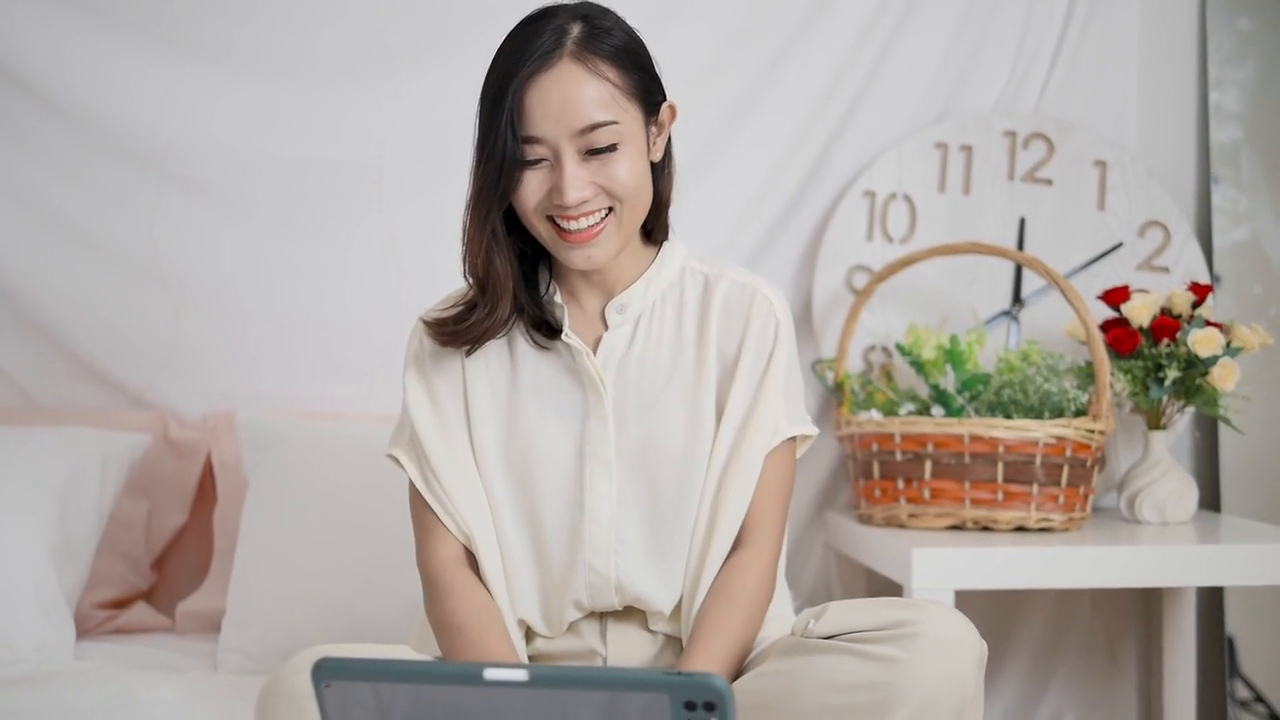
#> input picture frame 46 of talking.mp4, 1280 x 720 px, given in place of traffic.mp4, which was not available
$ python 'Editing Video.py'
#> lines starting #> are read from the running program, lines starting #| are printed output that depends on the picture; after the words box and inside, x2 and y2 are one past the last pixel; in counts of white or black regions, pixels touching at a corner belong together; pictures that were not available may be replaced by others from this repository, and a replacement may not be noted
import cv2
import numpy as np

def detect_daytime_nighttime(frame, brightness_threshold_factor=0.8):
    # Process a single frame, adjusting brightness if necessary
    # Convert the frame to grayscale and calculate average brightness
    gray_frame = cv2.cvtColor(frame, cv2.COLOR_BGR2GRAY)
    avg_brightness = np.mean(gray_frame)
    threshold = avg_brightness * brightness_threshold_factor

    BRIGHTNESS_INCREASE_BASE = 400  # Base value
    BRIGHTNESS_SCALE_FACTOR = 70  # Scale factor

    # Calculate brightness threshold and adjust brightness if necessary
    # Threshold: to determine whether the frame is too dark
    if avg_brightness < threshold:
        brightness_increase = int(BRIGHTNESS_INCREASE_BASE + BRIGHTNESS_SCALE_FACTOR * (threshold - avg_brightness))
        frame = increase_brightness(frame, brightness_increase)

    return frame

def increase_brightness(frame, brightness_increase):
    # Increase the brightness of a frame
    return np.clip(frame + brightness_increase, 0, 255).astype(np.uint8)

def blur_faces(frame):
    # Convert the frame to grayscale for face detection
    gray = cv2.cvtColor(frame, cv2.COLOR_BGR2GRAY)

    # Load the pre-trained face detection model
    face_cascade = cv2.CascadeClassifier(cv2.data.haarcascades + 'haarcascade_frontalface_default.xml')

    # Detect faces in the frame #Scale Factor, minNeighbors
    faces = face_cascade.detectMultiScale(gray, 1.3, 5, minSize=(30, 30))

    # Blur the faces based on temporal information
    for (x, y, w, h) in faces:
        face_roi = frame[y:y+h, x:x+w]
        blurred_face = cv2.GaussianBlur(face_roi, (15, 15), 10)
        frame[y:y+h, x:x+w] = blurred_face

    return frame

def add_border(frame, border_size = 3):
    # Add border to the overlay video
    return cv2.copyMakeBorder(frame, border_size, border_size, border_size, border_size, cv2.BORDER_CONSTANT)

def resize_video(overlay_video, background_width, background_height):
    # Get overlay video properties
    overlay_width = int(overlay_video.get(cv2.CAP_PROP_FRAME_WIDTH))
    overlay_height = int(overlay_video.get(cv2.CAP_PROP_FRAME_HEIGHT))

    # Calculate scale factor (maintain original height and width while scaling down)
    scale_factor = min(background_width / (5 * overlay_width), background_height / (5 * overlay_height))

    # Resize the overlay video
    resized_width = int(overlay_width * scale_factor)
    resized_height = int(overlay_height * scale_factor)

    return (resized_width, resized_height)

def overlay_video(background_path):
    # Hardcoded path to the overlay video
    overlay_video_path = 'talking.mp4'

    # Load the overlay and background video
    overlay_video = cv2.VideoCapture(overlay_video_path)
    background_video = cv2.VideoCapture(background_path)

    #Get the properties of background video and resize
    background_width = int(background_video.get(cv2.CAP_PROP_FRAME_WIDTH))
    background_height = int(background_video.get(cv2.CAP_PROP_FRAME_HEIGHT))
    resized_overlay_dimensions = resize_video(overlay_video, background_width, background_height)

    # Initialize an empty list to store processed frames
    processed_frames = []
    position = (250, 150)

    while True:
        # Read frames from both videos
        background_ret, background_frame = background_video.read()
        overlay_ret, overlay_frame = overlay_video.read()

        if not background_ret or not overlay_ret:
            break

        # Apply blur_faces only to the background frame
        background_frame = detect_daytime_nighttime(background_frame)
        background_frame = blur_faces(background_frame)

        # Resize both frame
        resized_overlay_frame = cv2.resize(overlay_frame, resized_overlay_dimensions)
        bordered_overlay_frame = add_border(resized_overlay_frame)

        overlay_start_y = position[1]
        overlay_end_y = position[1] + bordered_overlay_frame.shape[0]
        overlay_start_x = position[0]
        overlay_end_x = position[0] + bordered_overlay_frame.shape[1]

        # Overlay the bordered overlay frame on top of the background frame
        background_frame[overlay_start_y:overlay_end_y, overlay_start_x:overlay_end_x] = bordered_overlay_frame

        processed_frames.append(background_frame)

    background_video.release()
    overlay_video.release()

    return processed_frames


# [56 lines left out: functions watermark, add_endscreen, not called in this run]

def play_video(video_path):
    processed_frames = overlay_video(video_path)
#> in overlay_video, background_frame is the input picture: shape (720, 1280, 3); mean B, G, R 163.9, 168.5, 176
#> in detect_daytime_nighttime, `gray_frame = cv2.cvtColor(frame, cv2.COLOR_BGR2GRAY)`:
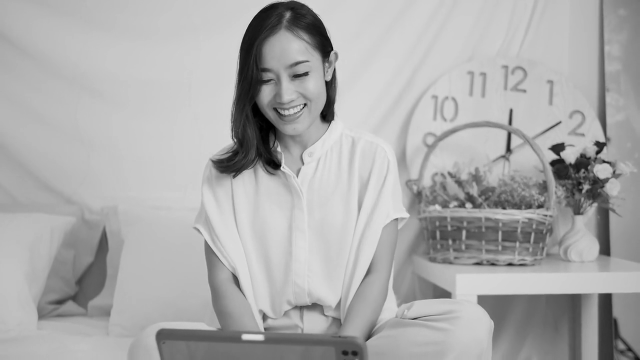
#> gray_frame: shape (720, 1280) (shown at 1/2 size); min 0, max 235, mean 170.3
#> in detect_daytime_nighttime, `avg_brightness = np.mean(gray_frame)`: avg_brightness = 170.3
#> in detect_daytime_nighttime, `threshold = avg_brightness * brightness_threshold_factor`: threshold = 136.3
#> in blur_faces, `faces = face_cascade.detectMultiScale(gray, 1.3, 5, minSize=(30, 30))`: faces = [[481, 84, 183, 183]]
#> the loop in blur_faces, `for (x, y, w, h) in faces:` made 1 pass
#> pass 1, in blur_faces, `face_roi = frame[y:y+h, x:x+w]`:
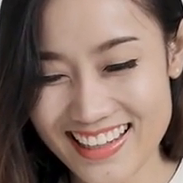
#> face_roi: shape (183, 183, 3); mean B, G, R 98.5, 108.4, 132.6
#> pass 1, in blur_faces, `blurred_face = cv2.GaussianBlur(face_roi, (15, 15), 10)`:
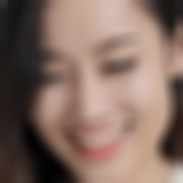
#> blurred_face: shape (183, 183, 3); mean B, G, R 98.4, 108.3, 132.5
#> after the loop in blur_faces, `for (x, y, w, h) in faces:`:
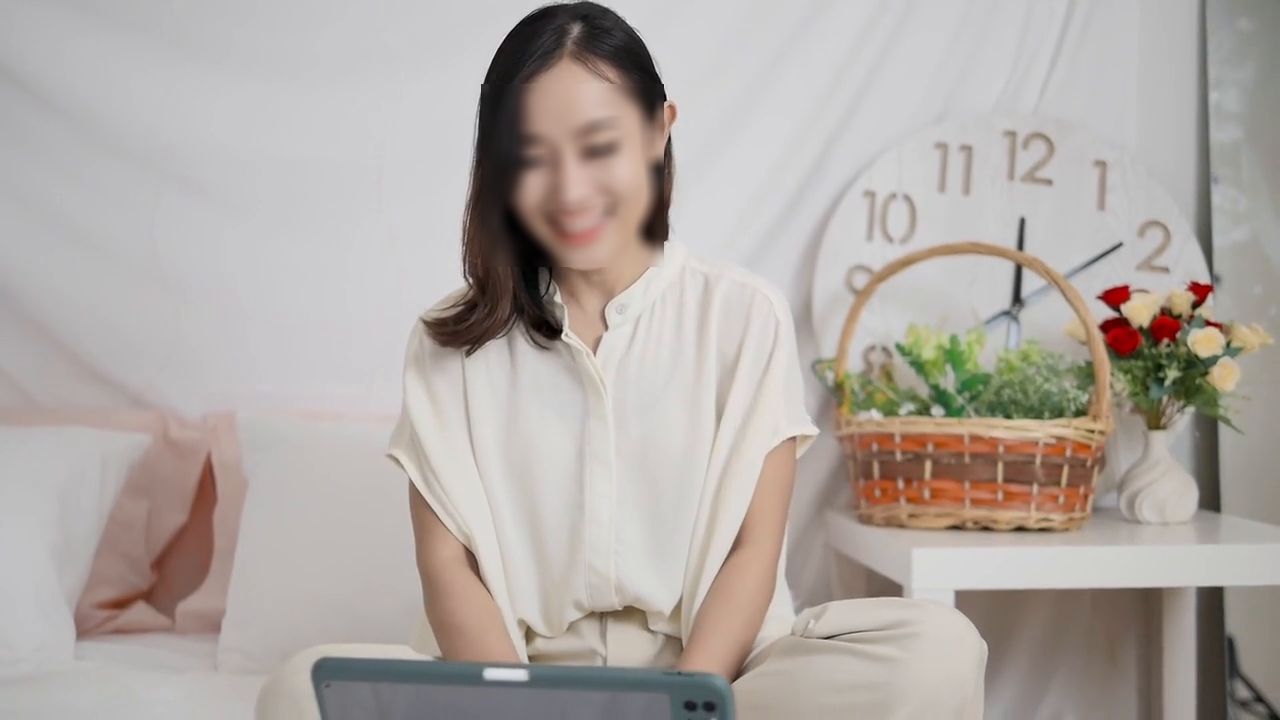
#> frame: shape (720, 1280, 3); 3.6% of pixels changed, all inside (x1, y1, x2, y2) = (481, 84, 664, 267)
#> in overlay_video, `resized_overlay_frame = cv2.resize(overlay_frame, resized_overlay_dime..`:
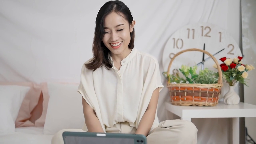
#> resized_overlay_frame: shape (144, 256, 3); mean B, G, R 164, 168.6, 176
#> in add_border, `return cv2.copyMakeBorder(frame, border_size, border_size, border_size..`:
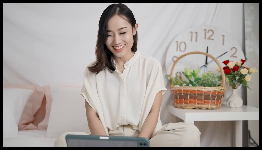
#> returned value: shape (150, 262, 3); mean of channels 0, 1, 2 153.8, 158.1, 165.1; drawn as B, G, R
#> in overlay_video, `background_frame[overlay_start_y:overlay_end_y, overlay_start_x:overla..`:
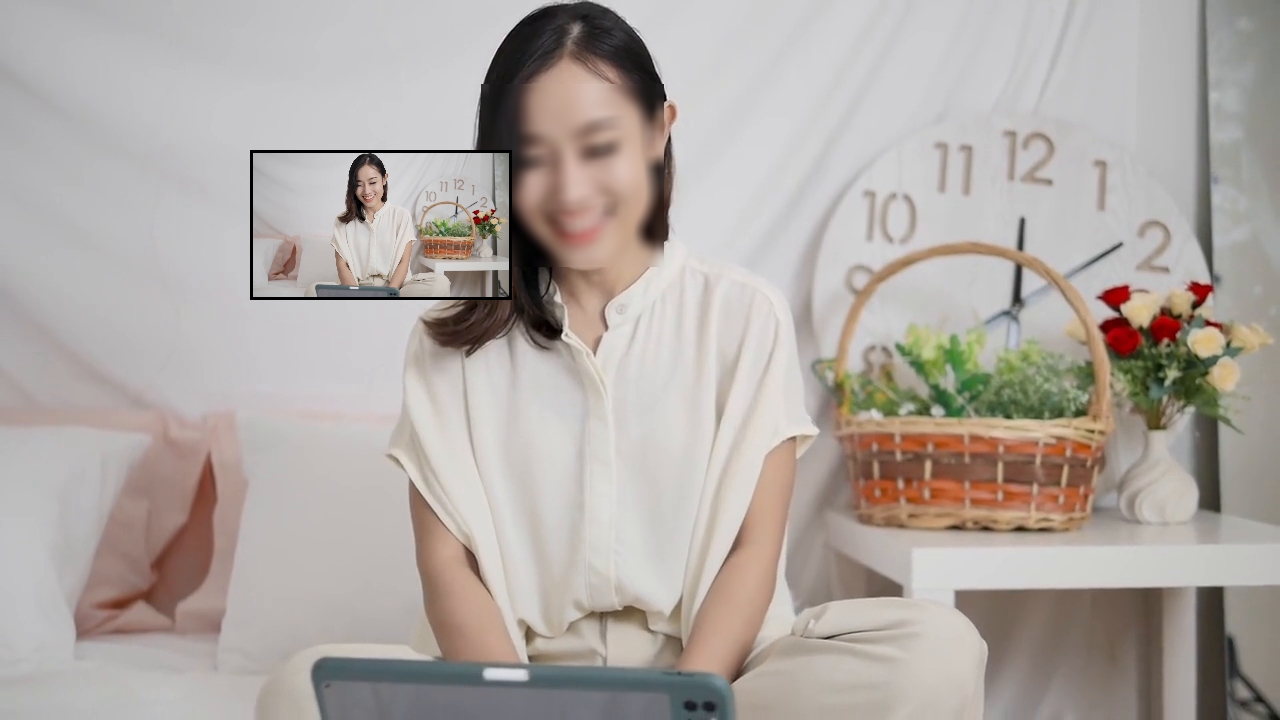
#> background_frame: shape (720, 1280, 3); 4.21% of pixels changed, all inside (x1, y1, x2, y2) = (250, 150, 512, 300)
    watermarked_frames = watermark(processed_frames)
    output_video = add_endscreen(watermarked_frames, 'final_video.mp4')

    # Display the processed video
    for frame in output_video:
        cv2.imshow('Processed Video', frame)
        if cv2.waitKey(30) & 0xFF == ord('x'):
            break

    cv2.destroyAllWindows()

# Demo
play_video("traffic.mp4")

$ run again, starting later in the video
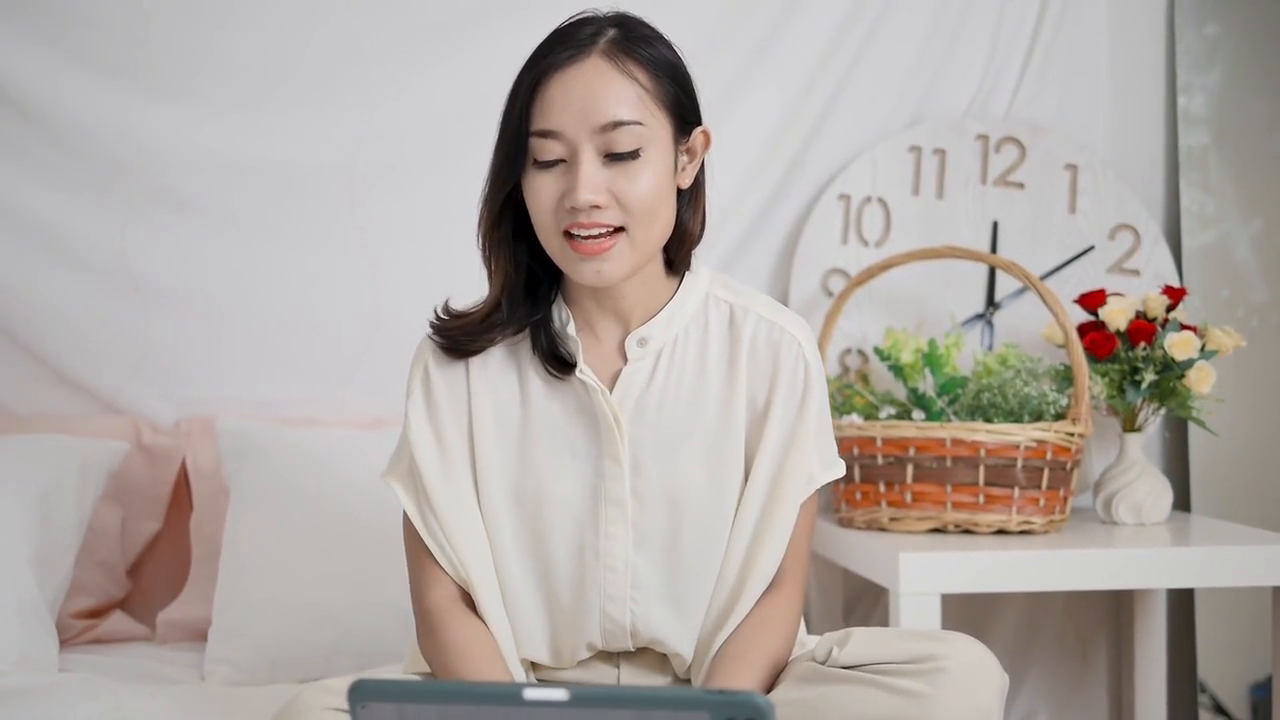
#> input picture frame 209 of talking.mp4, 1280 x 720 px, given in place of traffic.mp4, which was not available
#> in overlay_video, background_frame is the input picture: shape (720, 1280, 3); mean B, G, R 164.2, 168.7, 176.4
#> avg_brightness = 170.6
#> threshold = 136.5
#> faces = [[490, 76, 203, 203]]
#> the loop in blur_faces, `for (x, y, w, h) in faces:` made 1 pass
#> after the loop in blur_faces, `for (x, y, w, h) in faces:`:
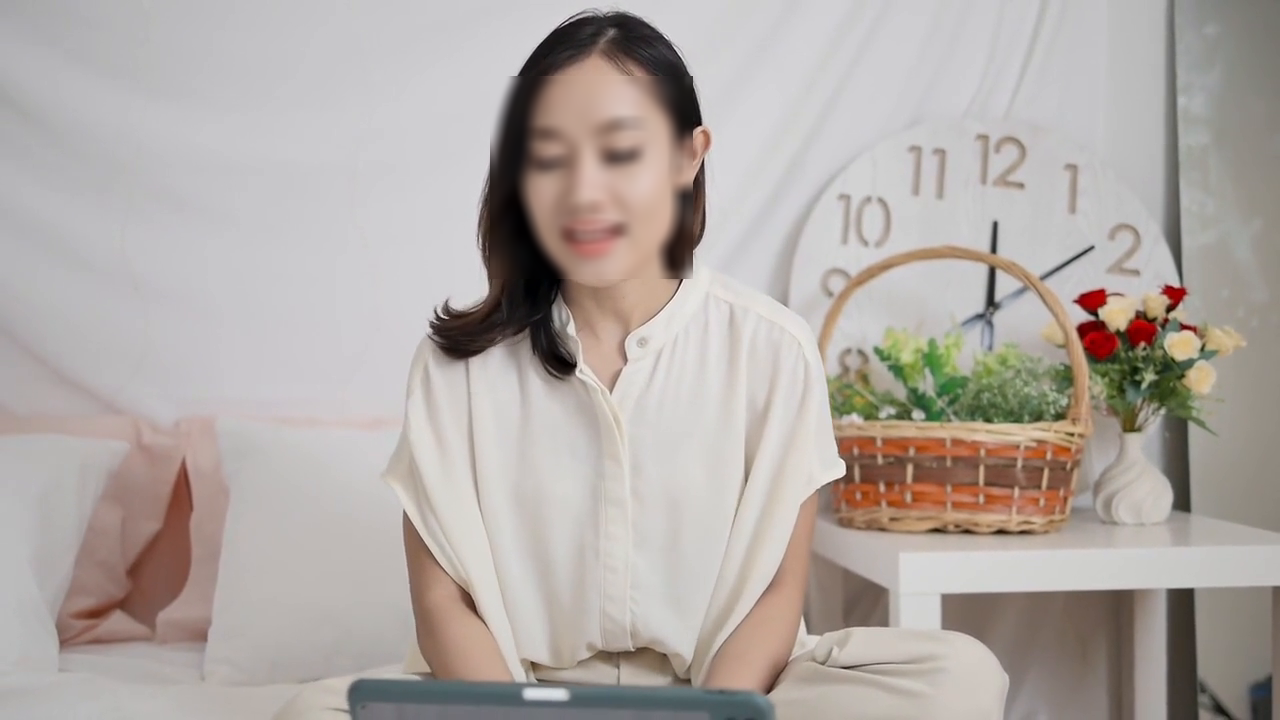
#> frame: shape (720, 1280, 3); 4.41% of pixels changed, all inside (x1, y1, x2, y2) = (490, 76, 693, 279)
#> in overlay_video, `background_frame[overlay_start_y:overlay_end_y, overlay_start_x:overla..`:
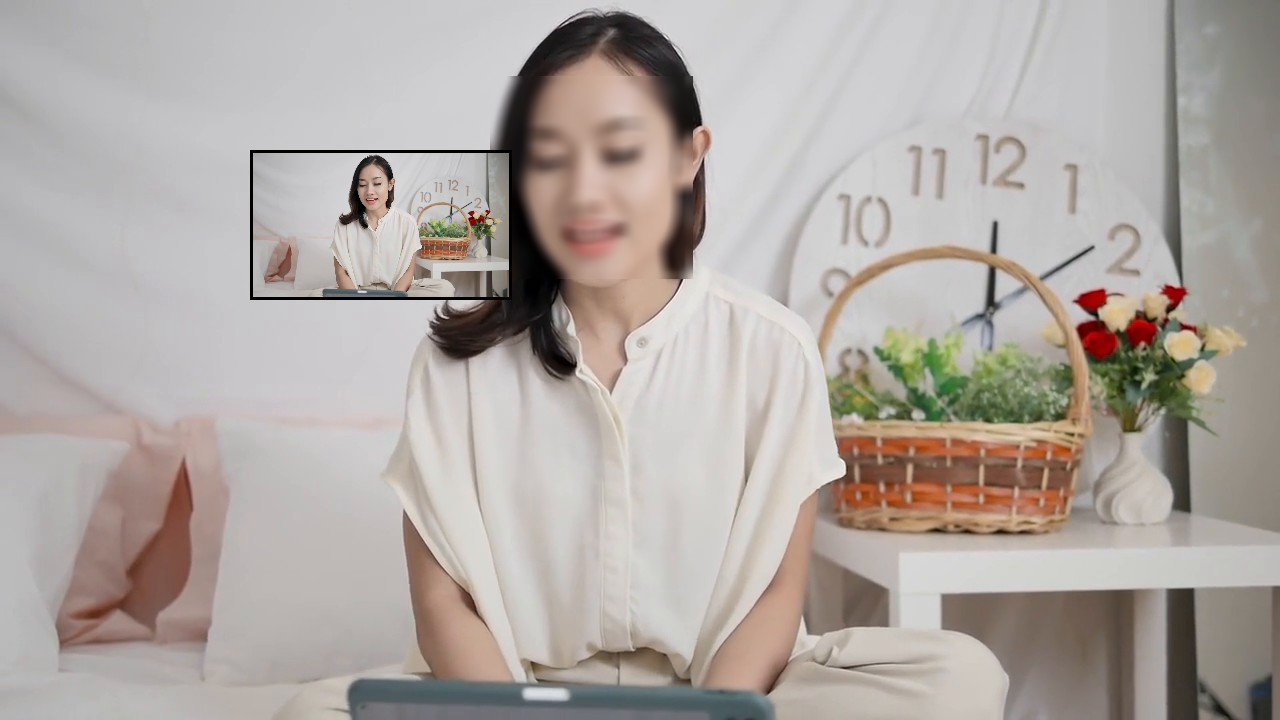
#> background_frame: shape (720, 1280, 3); 4.21% of pixels changed, all inside (x1, y1, x2, y2) = (250, 150, 512, 300)
